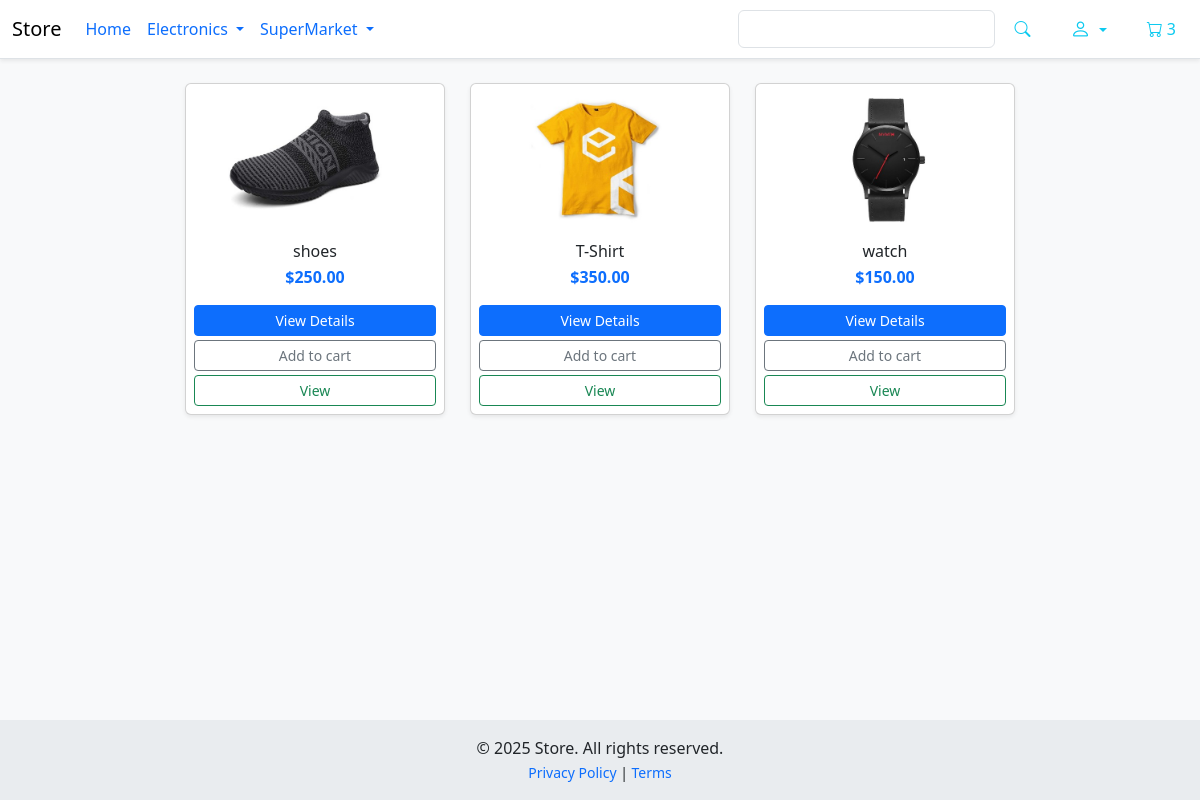
The page / (signed in) on the database its author committed.
### Store/models.py (models this page shows, shortened)
class Order(models.Model):
    customer =  models.ForeignKey('CoreAuth.Customer',on_delete=models.SET_NULL,null=True,blank=True)
    seller = models.ForeignKey('CoreAuth.Seller',on_delete=models.SET_NULL,null=True,blank=True)
    created_at = models.DateTimeField(auto_now_add=True)
    deleted_at = models.DateTimeField(null=True, blank=True)
    complete = models.BooleanField(default=False)
    transaction_id = models.CharField(max_length=200,null=True)
    @property
    def get_cart_items(self):
        return sum(item.quantity for item in self.orderitem_set.all())

class OrderItem(models.Model):
    product = models.ForeignKey(Product,on_delete=models.CASCADE)
    order = models.ForeignKey(Order,on_delete=models.SET_NULL,null=True,blank=True)
    quantity = models.IntegerField(default=0,null=True,blank=True,)
    date_added = models.DateTimeField(auto_now_add=True)

class Product(models.Model):
    class RatingChoice(models.IntegerChoices):
        NOT_RATED = 0, 'Not Rated Yet'
        VERY_POOR = 1, 'Very Poor'
        POOR = 2, 'Poor'
        AVERAGE = 3, 'Average'
        GOOD = 4, 'Good'
        EXCELLENT = 5, 'Excellent'
    slug = models.SlugField(max_length=160, unique=True,default='temp-slug')
    seller = models.ForeignKey('CoreAuth.Seller',on_delete=models.CASCADE)
    name = models.CharField(max_length=255)
    price = models.DecimalField(max_digits=9,decimal_places=2)
    created_at = models.DateTimeField(auto_now_add=True)
    rate = models.PositiveSmallIntegerField(choices=RatingChoice,default=RatingChoice.NOT_RATED)
    image = models.ImageField(upload_to='media/images/products',blank=True, null=True)
    digital = models.BooleanField(default=False)
    @property
    def imageURL(self):
        try:
            if self.image:
                url = self.image.url
                return url
        except:
            pass
        return '/static/images/placeholder.png'

### Store/views.py (the view, shortened to what this page needs)
# urls.py: path('',store,name='store'),
def store(request):
    cart_cookie = json.loads(request.COOKIES.get('cart', '{}'))
    products = Product.objects.all()
    data = cartData(request)
    items = data['items']
    order = data['order']
    context = {'products':products,'items':items,'order':order}
    return render(request,'store/store.html',context)

### Store/utils.py (called while the page is built)
def cartData(request):
    if request.user.is_authenticated:
        if request.user.is_seller:
            customer = request.user.seller
            order, create = Order.objects.get_or_create(seller=customer,complete=False)
        if request.user.is_customer:
            customer = request.user.customer
            order, create = Order.objects.get_or_create(customer=customer,complete=False)
        items = order.orderitem_set.all()
    else:
        data_cookie_cart = cooikeCart(request)
        customer = 'u need to login'
        order = data_cookie_cart['order']
        items = data_cookie_cart['items']
    return {'customer':customer,'order':order,'items':items}

### Store/templates/store/store.html (shortened to what this page needs)
{% extends 'main.html' %}
{% block content %}
<br>
<div class="container">
  <div class="row justify-content-center">
    {% for product in products %}
      <div class="col-12 col-sm-6 col-md-4 col-lg-3 mb-4 d-flex justify-content-center">
        <div class="card h-100 shadow-sm" style="width: 100%; max-width: 260px;">
          <img src="{{ product.imageURL }}" class="card-img-top img-fluid"
               alt="{{ product.name }}"
               style="max-height: 150px; object-fit: contain; padding: 10px;">
          <div class="card-body p-2 text-center">
            <h6 class="card-title mb-1">{{ product.name }}</h6>
            <p class="card-text text-primary fw-bold mb-1">${{ product.price }}</p>
            <div class="d-grid gap-1">
              <a href="#" class="btn btn-sm btn-primary">View Details</a>
              <button data-product="{{ product.id }}" data-action="add"
                      class="btn btn-sm btn-outline-secondary update-cart">
                Add to cart
              </button>
              <a href="#" class="btn btn-sm btn-outline-success">View</a>
            </div>
          </div>
        </div>
      </div>
    {% endfor %}
  </div>
</div>
{% endblock content %}

### templates/partials/navbar.html (shortened to what this page needs)
<nav class="navbar navbar-expand-lg navbar-light bg-white border-bottom shadow-sm">
  <div class="container-fluid">
    <a class="navbar-brand" href="{% url 'store' %}">Store</a>
    <div class="collapse navbar-collapse" id="navbarSupportedContent">
      <ul class="navbar-nav me-auto mb-2 mb-lg-0">
        <li class="nav-item active">
          <a class="nav-link nav" href="{% url 'store' %}">Home</a>
        </li>
        <li class="nav-item dropdown nav">
          <a class="nav-link dropdown-toggle " href="#" id="navbarDropdown" role="button" data-bs-toggle="dropdown"
            aria-expanded="false">
            Electronics
          </a>
        </li>
        <li class="nav-item dropdown nav">
          <a class="nav-link dropdown-toggle" href="#" id="superMarketDropdown" role="button" data-bs-toggle="dropdown"
            aria-expanded="false">
            SuperMarket
          </a>
        </li>
      </ul>
      <div class="d-flex align-items-center">
        <form class="d-flex me-3">
          <input class="form-control me-2 bg-white text-dark border w-100" type="search" placeholder="Search">
          <button class="btn btn-outline-info border-0" type="submit">
            <i class="bi bi-search"></i>
          </button>
        </form>
        {% if request.user.is_authenticated %}
        {% include 'partials/profile_dropdown.html' %}
        {% else %}
        {% include 'partials/login_dropdown.html' %}
        {% endif %}
        <a href="{% url 'cart' %}" class="btn btn-outline-info border-0">
          <i class="bi bi-cart me-1"></i><span id="cart-count">{{ order.get_cart_items }}</span>
        </a>
      </div>
    </div>
</nav>

### static/css/main.css (style rules this page uses)
body { background-color: hsl(0, 0%, 98%); }
h1,h2,h3,h4,h5,h6 { color:hsl(0, 0%, 30%); }
.btn { border-radius: 0; }
input::placeholder { color: white !important; opacity: 1; }

### rows shown on the page
Order: get_cart_items "3"
Product: imageURL (picture), name "shoes", price "250.00"
Product: imageURL (picture), name "T-Shirt", price "350.00"
Product: imageURL (picture), name "watch", price "150.00"
